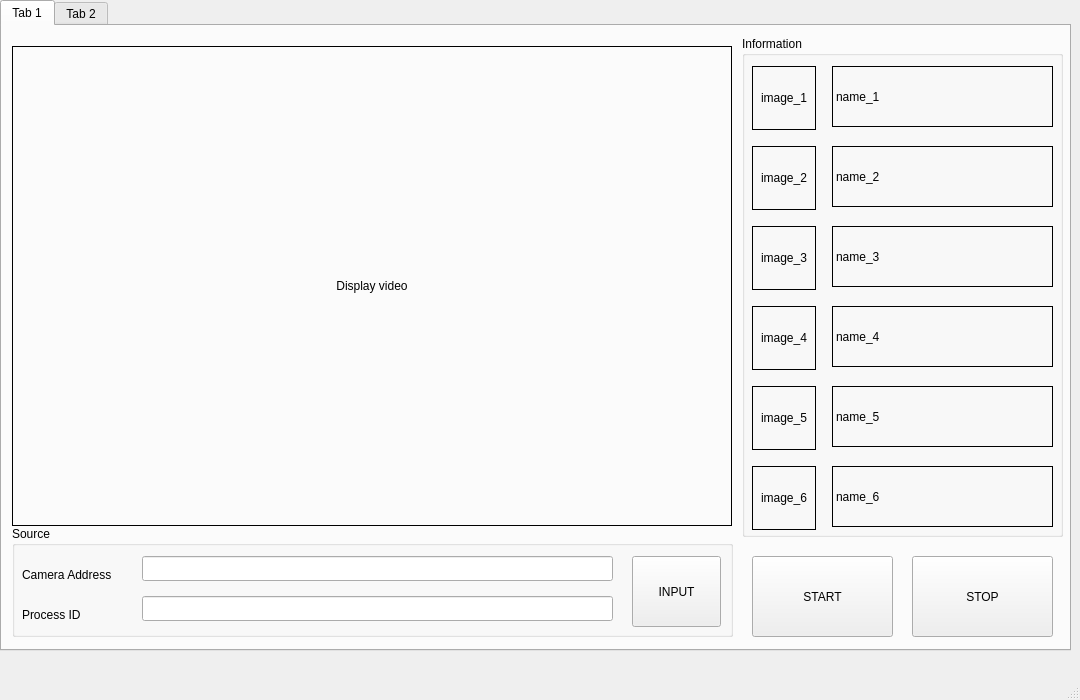
<?xml version="1.0" encoding="UTF-8"?>
<ui version="4.0">
 <class>MainWindow</class>
 <widget class="QMainWindow" name="MainWindow">
  <property name="geometry">
   <rect>
    <x>0</x>
    <y>0</y>
    <width>1080</width>
    <height>700</height>
   </rect>
  </property>
  <property name="windowTitle">
   <string>MainWindow</string>
  </property>
  <widget class="QWidget" name="centralwidget">
   <widget class="QTabWidget" name="tabWidget">
    <property name="geometry">
     <rect>
      <x>0</x>
      <y>0</y>
      <width>1071</width>
      <height>651</height>
     </rect>
    </property>
    <property name="currentIndex">
     <number>0</number>
    </property>
    <widget class="QWidget" name="tab">
     <attribute name="title">
      <string>Tab 1</string>
     </attribute>
     <widget class="QLabel" name="label">
      <property name="geometry">
       <rect>
        <x>10</x>
        <y>20</y>
        <width>720</width>
        <height>480</height>
       </rect>
      </property>
      <property name="frameShape">
       <enum>QFrame::Box</enum>
      </property>
      <property name="text">
       <string>Display video</string>
      </property>
      <property name="alignment">
       <set>Qt::AlignCenter</set>
      </property>
     </widget>
     <widget class="QGroupBox" name="groupBox">
      <property name="geometry">
       <rect>
        <x>740</x>
        <y>10</y>
        <width>321</width>
        <height>501</height>
       </rect>
      </property>
      <property name="title">
       <string>Information</string>
      </property>
      <widget class="QLabel" name="person_image_1">
       <property name="geometry">
        <rect>
         <x>10</x>
         <y>30</y>
         <width>64</width>
         <height>64</height>
        </rect>
       </property>
       <property name="frameShape">
        <enum>QFrame::Box</enum>
       </property>
       <property name="text">
        <string>image_1</string>
       </property>
       <property name="alignment">
        <set>Qt::AlignCenter</set>
       </property>
      </widget>
      <widget class="QLabel" name="person_image_2">
       <property name="geometry">
        <rect>
         <x>10</x>
         <y>110</y>
         <width>64</width>
         <height>64</height>
        </rect>
       </property>
       <property name="frameShape">
        <enum>QFrame::Box</enum>
       </property>
       <property name="text">
        <string>image_2</string>
       </property>
       <property name="alignment">
        <set>Qt::AlignCenter</set>
       </property>
      </widget>
      <widget class="QLabel" name="person_image_3">
       <property name="geometry">
        <rect>
         <x>10</x>
         <y>190</y>
         <width>64</width>
         <height>64</height>
        </rect>
       </property>
       <property name="frameShape">
        <enum>QFrame::Box</enum>
       </property>
       <property name="text">
        <string>image_3</string>
       </property>
       <property name="alignment">
        <set>Qt::AlignCenter</set>
       </property>
      </widget>
      <widget class="QLabel" name="person_image_4">
       <property name="geometry">
        <rect>
         <x>10</x>
         <y>270</y>
         <width>64</width>
         <height>64</height>
        </rect>
       </property>
       <property name="frameShape">
        <enum>QFrame::Box</enum>
       </property>
       <property name="text">
        <string>image_4</string>
       </property>
       <property name="alignment">
        <set>Qt::AlignCenter</set>
       </property>
      </widget>
      <widget class="QLabel" name="person_image_5">
       <property name="geometry">
        <rect>
         <x>10</x>
         <y>350</y>
         <width>64</width>
         <height>64</height>
        </rect>
       </property>
       <property name="frameShape">
        <enum>QFrame::Box</enum>
       </property>
       <property name="text">
        <string>image_5</string>
       </property>
       <property name="alignment">
        <set>Qt::AlignCenter</set>
       </property>
      </widget>
      <widget class="QLabel" name="person_infor_1">
       <property name="geometry">
        <rect>
         <x>90</x>
         <y>30</y>
         <width>221</width>
         <height>61</height>
        </rect>
       </property>
       <property name="frameShape">
        <enum>QFrame::Box</enum>
       </property>
       <property name="text">
        <string>name_1</string>
       </property>
      </widget>
      <widget class="QLabel" name="person_infor_2">
       <property name="geometry">
        <rect>
         <x>90</x>
         <y>110</y>
         <width>221</width>
         <height>61</height>
        </rect>
       </property>
       <property name="frameShape">
        <enum>QFrame::Box</enum>
       </property>
       <property name="text">
        <string>name_2</string>
       </property>
      </widget>
      <widget class="QLabel" name="person_infor_3">
       <property name="geometry">
        <rect>
         <x>90</x>
         <y>190</y>
         <width>221</width>
         <height>61</height>
        </rect>
       </property>
       <property name="frameShape">
        <enum>QFrame::Box</enum>
       </property>
       <property name="text">
        <string>name_3</string>
       </property>
      </widget>
      <widget class="QLabel" name="person_infor_4">
       <property name="geometry">
        <rect>
         <x>90</x>
         <y>270</y>
         <width>221</width>
         <height>61</height>
        </rect>
       </property>
       <property name="frameShape">
        <enum>QFrame::Box</enum>
       </property>
       <property name="text">
        <string>name_4</string>
       </property>
      </widget>
      <widget class="QLabel" name="person_infor_5">
       <property name="geometry">
        <rect>
         <x>90</x>
         <y>350</y>
         <width>221</width>
         <height>61</height>
        </rect>
       </property>
       <property name="frameShape">
        <enum>QFrame::Box</enum>
       </property>
       <property name="text">
        <string>name_5</string>
       </property>
      </widget>
      <widget class="QLabel" name="person_image_6">
       <property name="geometry">
        <rect>
         <x>10</x>
         <y>430</y>
         <width>64</width>
         <height>64</height>
        </rect>
       </property>
       <property name="frameShape">
        <enum>QFrame::Box</enum>
       </property>
       <property name="text">
        <string>image_6</string>
       </property>
       <property name="alignment">
        <set>Qt::AlignCenter</set>
       </property>
      </widget>
      <widget class="QLabel" name="person_infor_6">
       <property name="geometry">
        <rect>
         <x>90</x>
         <y>430</y>
         <width>221</width>
         <height>61</height>
        </rect>
       </property>
       <property name="frameShape">
        <enum>QFrame::Box</enum>
       </property>
       <property name="text">
        <string>name_6</string>
       </property>
      </widget>
     </widget>
     <widget class="QPushButton" name="start">
      <property name="geometry">
       <rect>
        <x>750</x>
        <y>530</y>
        <width>141</width>
        <height>81</height>
       </rect>
      </property>
      <property name="text">
       <string>START</string>
      </property>
     </widget>
     <widget class="QPushButton" name="stop">
      <property name="geometry">
       <rect>
        <x>910</x>
        <y>530</y>
        <width>141</width>
        <height>81</height>
       </rect>
      </property>
      <property name="text">
       <string>STOP</string>
      </property>
     </widget>
     <widget class="QGroupBox" name="groupBox_2">
      <property name="geometry">
       <rect>
        <x>10</x>
        <y>500</y>
        <width>721</width>
        <height>111</height>
       </rect>
      </property>
      <property name="title">
       <string>Source</string>
      </property>
      <widget class="QLabel" name="label_2">
       <property name="geometry">
        <rect>
         <x>10</x>
         <y>80</y>
         <width>71</width>
         <height>17</height>
        </rect>
       </property>
       <property name="text">
        <string>Process ID</string>
       </property>
      </widget>
      <widget class="QLineEdit" name="input_process_id">
       <property name="geometry">
        <rect>
         <x>130</x>
         <y>70</y>
         <width>471</width>
         <height>25</height>
        </rect>
       </property>
      </widget>
      <widget class="QLineEdit" name="input_camera_address">
       <property name="geometry">
        <rect>
         <x>130</x>
         <y>30</y>
         <width>471</width>
         <height>25</height>
        </rect>
       </property>
       <property name="text">
        <string/>
       </property>
      </widget>
      <widget class="QLabel" name="label_3">
       <property name="geometry">
        <rect>
         <x>10</x>
         <y>40</y>
         <width>121</width>
         <height>17</height>
        </rect>
       </property>
       <property name="text">
        <string>Camera Address</string>
       </property>
      </widget>
      <widget class="QPushButton" name="input">
       <property name="geometry">
        <rect>
         <x>620</x>
         <y>30</y>
         <width>89</width>
         <height>71</height>
        </rect>
       </property>
       <property name="text">
        <string>INPUT</string>
       </property>
      </widget>
     </widget>
    </widget>
    <widget class="QWidget" name="tab_2">
     <attribute name="title">
      <string>Tab 2</string>
     </attribute>
     <widget class="QGroupBox" name="groupBox_3">
      <property name="geometry">
       <rect>
        <x>10</x>
        <y>10</y>
        <width>561</width>
        <height>231</height>
       </rect>
      </property>
      <property name="title">
       <string>Register</string>
      </property>
      <widget class="QLabel" name="label_4">
       <property name="geometry">
        <rect>
         <x>10</x>
         <y>60</y>
         <width>67</width>
         <height>21</height>
        </rect>
       </property>
       <property name="text">
        <string>Path</string>
       </property>
      </widget>
      <widget class="QRadioButton" name="radioButton">
       <property name="geometry">
        <rect>
         <x>10</x>
         <y>30</y>
         <width>71</width>
         <height>23</height>
        </rect>
       </property>
       <property name="text">
        <string>Image</string>
       </property>
      </widget>
      <widget class="QRadioButton" name="radioButton_2">
       <property name="geometry">
        <rect>
         <x>90</x>
         <y>30</y>
         <width>71</width>
         <height>23</height>
        </rect>
       </property>
       <property name="text">
        <string>Video</string>
       </property>
      </widget>
      <widget class="QLineEdit" name="lineEdit">
       <property name="geometry">
        <rect>
         <x>110</x>
         <y>60</y>
         <width>431</width>
         <height>25</height>
        </rect>
       </property>
       <property name="text">
        <string/>
       </property>
      </widget>
      <widget class="QLabel" name="label_5">
       <property name="geometry">
        <rect>
         <x>10</x>
         <y>90</y>
         <width>67</width>
         <height>41</height>
        </rect>
       </property>
       <property name="text">
        <string>User ID</string>
       </property>
      </widget>
      <widget class="QLabel" name="label_6">
       <property name="geometry">
        <rect>
         <x>10</x>
         <y>130</y>
         <width>91</width>
         <height>41</height>
        </rect>
       </property>
       <property name="text">
        <string>Person name</string>
       </property>
      </widget>
      <widget class="QLineEdit" name="lineEdit_2">
       <property name="geometry">
        <rect>
         <x>110</x>
         <y>100</y>
         <width>431</width>
         <height>25</height>
        </rect>
       </property>
       <property name="text">
        <string/>
       </property>
      </widget>
      <widget class="QLineEdit" name="lineEdit_3">
       <property name="geometry">
        <rect>
         <x>110</x>
         <y>140</y>
         <width>431</width>
         <height>25</height>
        </rect>
       </property>
       <property name="text">
        <string/>
       </property>
      </widget>
      <widget class="QPushButton" name="pushButton">
       <property name="geometry">
        <rect>
         <x>60</x>
         <y>180</y>
         <width>131</width>
         <height>41</height>
        </rect>
       </property>
       <property name="text">
        <string>APPLY</string>
       </property>
      </widget>
      <widget class="QPushButton" name="pushButton_2">
       <property name="geometry">
        <rect>
         <x>210</x>
         <y>180</y>
         <width>131</width>
         <height>41</height>
        </rect>
       </property>
       <property name="text">
        <string>REGISTER</string>
       </property>
      </widget>
      <widget class="QPushButton" name="pushButton_3">
       <property name="geometry">
        <rect>
         <x>360</x>
         <y>180</y>
         <width>131</width>
         <height>41</height>
        </rect>
       </property>
       <property name="text">
        <string>CANCEL</string>
       </property>
      </widget>
     </widget>
    </widget>
   </widget>
  </widget>
  <widget class="QMenuBar" name="menubar">
   <property name="geometry">
    <rect>
     <x>0</x>
     <y>0</y>
     <width>1080</width>
     <height>22</height>
    </rect>
   </property>
  </widget>
  <widget class="QStatusBar" name="statusbar"/>
 </widget>
 <resources/>
 <connections/>
</ui>
